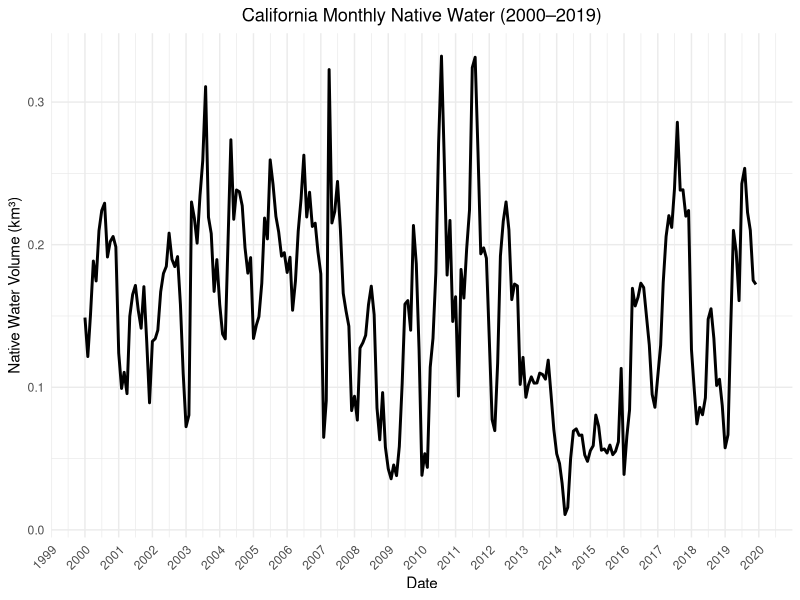

The R script that drew this image:


# -------------------------------
# Title       : CA_Nativewater
# Author      : Kyungmin Kim
# Last update : 2025-07-01
# Purpose     : Preprocess California Native Water
# Data Source : CA and LA Aqueduct Monthly Water Delivery Data from 2000 to 2019
# Notes       :
# -------------------------------

# Set working directory

#setwd("/Users/kyungminkim/Code/project-westernwaternetwork/Preprocessing/CA") #Mac
setwd("C:\\Users\\kyungmi1\\Documents\\Code\\project-westernwaternetwork\\Preprocessing\\CA") #Window

# Load required libraries

library(tidyverse)

# Load monthly water delivery data

CA_aqueduct <- read.csv("CA_Aqueduct.csv")
LA_aqueduct <- read.csv("LA_Aqueduct.csv")

# Add a DATE column to each dataset for merging

CA_aqueduct <- CA_aqueduct %>%
  mutate(DATE = as.Date(paste(YEAR, MONTH, 1, sep = "-")))

LA_aqueduct <- LA_aqueduct %>%
  mutate(DATE = as.Date(paste(YEAR, MONTH, 1, sep = "-")))

# Rename water volume columns for clarity before merging

CA_aqueduct <- CA_aqueduct %>%
  rename(km3_CA = km3)

LA_aqueduct <- LA_aqueduct %>%
  rename(km3_LA = km3)

# Merge the two datasets by DATE and calculate the total native water volume

CA_native <- LA_aqueduct %>%
  left_join(CA_aqueduct, by = "DATE") %>%
  mutate(native_total = km3_CA + km3_LA)

# Save the aggregated native water data to CSV

write.csv(CA_native, "CA_native_monthly_km3.csv", row.names = FALSE)

# Plot total native water volume for California (2000–2019)

ggplot(CA_native, aes(x = DATE, y = native_total)) +
  geom_line(size = 1) +
  labs(title = "California Monthly Native Water (2000–2019)", x = "Date", y = "Native Water Volume (km³)") +
  scale_x_date(limits = as.Date(c("2000-01-01", "2019-12-31")),
               date_labels = "%Y",
               date_breaks = "1 year") +
  theme_minimal() +
  theme(axis.text.x = element_text(angle = 45, hjust = 1),
        plot.title = element_text(hjust = 0.5))


